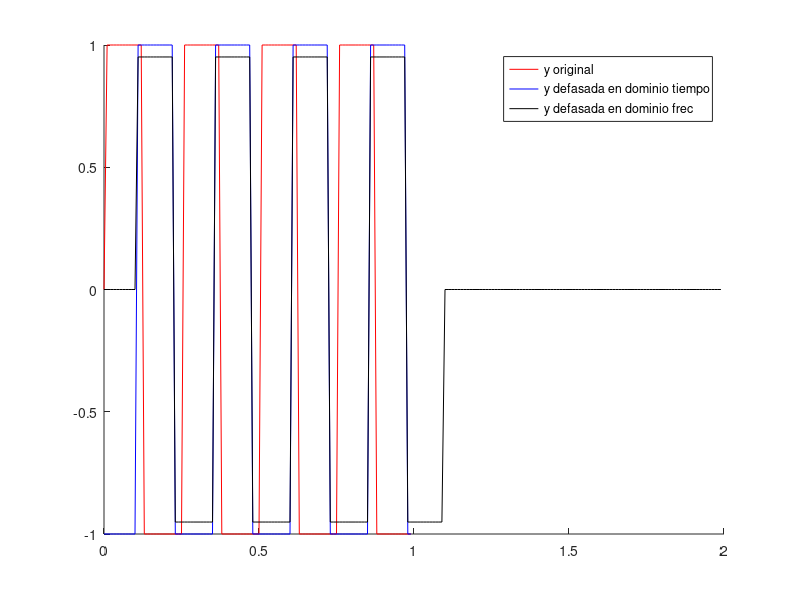

This figure's MATLAB source:
clear;
hold off;


%Se utiliza la propiedad:
% x[n-i] <=> X[k]*e^(-j*2*pi*k*i/N)

t0 = 0;
tf = 1;
fm = 100;
Tm = 1/fm;
t = t0:Tm:tf - Tm;
t2 = t0:Tm:2*tf-Tm;
retardo = 10;
frec = 4;

y = sign(sin(2*pi*frec*t));

yvacia = zeros(1,length(y));
ylarga = [y yvacia];

Ytrans = fft(ylarga);
N = length(Ytrans);

shifting = e.^(-j*2*pi*frec*retardo/N);
%Ytransshift = Ytrans.*shifting;

for k=1:N
    Ytransshift(k) = Ytrans(k) * e^(-j*2*pi*k*retardo/N);
end
yinversa = ifft(Ytransshift);

hold on;
%figure(1);
%plot(t2,ylarga,'r');
%plot(t2,yinversa,'b');
%legend('y original','y defasada en dominio frec');

%La retardo en el dominio tiempo
y_retardada = sign(sin(2*pi*frec*t+retardo));

%esto se hizo para probar
magnitud = abs(yinversa);
fase = atan(imag(yinversa)./real(yinversa));
yoriginal = magnitud.*e.^(j*fase);
%fin prueba

figure(1);
plot(t,y,'r');
plot(t,y_retardada,'b');
plot(t2,yinversa,'k');
legend('y original','y defasada en dominio tiempo','y defasada en dominio frec');
pause;
